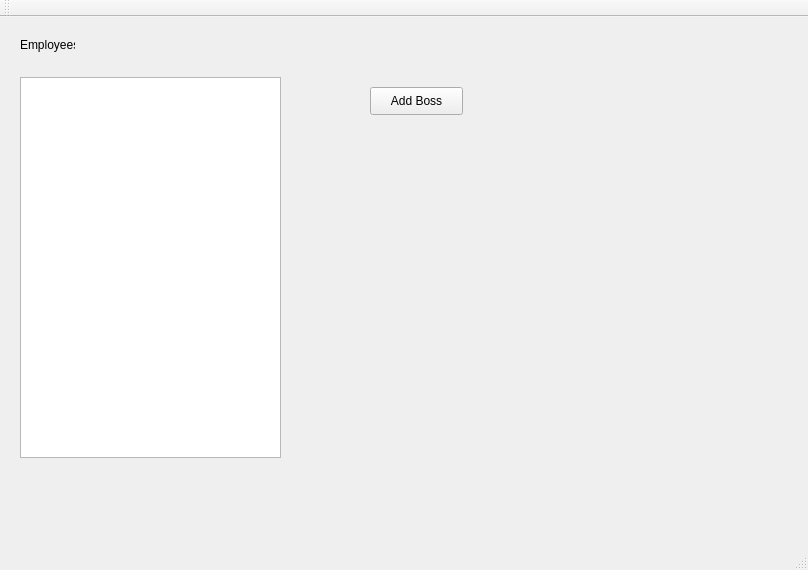
<?xml version="1.0" encoding="UTF-8"?>
<ui version="4.0">
 <class>MainWindow</class>
 <widget class="QMainWindow" name="MainWindow">
  <property name="geometry">
   <rect>
    <x>0</x>
    <y>0</y>
    <width>808</width>
    <height>570</height>
   </rect>
  </property>
  <property name="windowTitle">
   <string>MainWindow</string>
  </property>
  <widget class="QWidget" name="centralWidget">
   <widget class="QTreeView" name="treeEmployees">
    <property name="geometry">
     <rect>
      <x>20</x>
      <y>60</y>
      <width>261</width>
      <height>381</height>
     </rect>
    </property>
   </widget>
   <widget class="QLabel" name="lblEmployees">
    <property name="geometry">
     <rect>
      <x>20</x>
      <y>20</y>
      <width>55</width>
      <height>16</height>
     </rect>
    </property>
    <property name="text">
     <string>Employees</string>
    </property>
   </widget>
   <widget class="QPushButton" name="btnAddBoss">
    <property name="geometry">
     <rect>
      <x>370</x>
      <y>70</y>
      <width>93</width>
      <height>28</height>
     </rect>
    </property>
    <property name="text">
     <string>Add Boss</string>
    </property>
   </widget>
  </widget>
  <widget class="QMenuBar" name="menuBar">
   <property name="geometry">
    <rect>
     <x>0</x>
     <y>0</y>
     <width>808</width>
     <height>26</height>
    </rect>
   </property>
  </widget>
  <widget class="QToolBar" name="mainToolBar">
   <attribute name="toolBarArea">
    <enum>TopToolBarArea</enum>
   </attribute>
   <attribute name="toolBarBreak">
    <bool>false</bool>
   </attribute>
  </widget>
  <widget class="QStatusBar" name="statusBar"/>
 </widget>
 <layoutdefault spacing="6" margin="11"/>
 <resources/>
 <connections/>
</ui>
